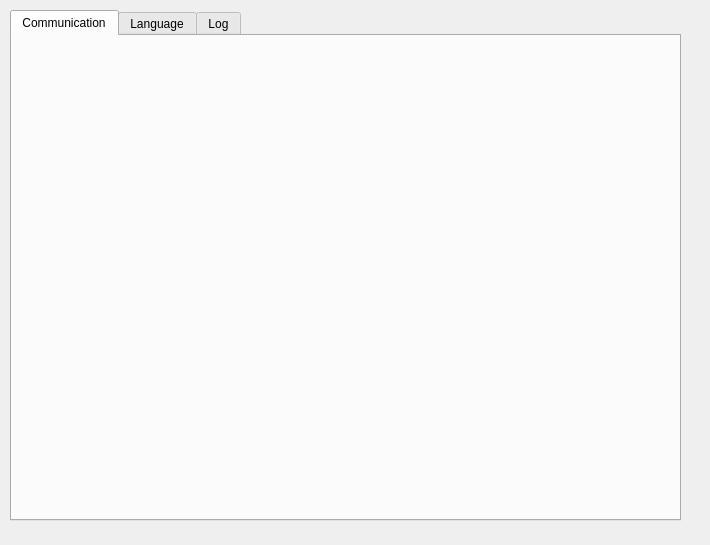
<?xml version="1.0" encoding="UTF-8"?>
<ui version="4.0">
 <class>settings</class>
 <widget class="QWidget" name="settings">
  <property name="geometry">
   <rect>
    <x>0</x>
    <y>0</y>
    <width>710</width>
    <height>545</height>
   </rect>
  </property>
  <property name="windowTitle">
   <string>Form</string>
  </property>
  <widget class="QTabWidget" name="tabWidget">
   <property name="geometry">
    <rect>
     <x>10</x>
     <y>10</y>
     <width>671</width>
     <height>511</height>
    </rect>
   </property>
   <property name="currentIndex">
    <number>0</number>
   </property>
   <widget class="QWidget" name="tabCommunication">
    <attribute name="title">
     <string>Communication</string>
    </attribute>
   </widget>
   <widget class="QWidget" name="tabLanguage">
    <attribute name="title">
     <string>Language</string>
    </attribute>
   </widget>
   <widget class="QWidget" name="tabLog">
    <attribute name="title">
     <string>Log</string>
    </attribute>
   </widget>
  </widget>
 </widget>
 <resources/>
 <connections/>
</ui>
